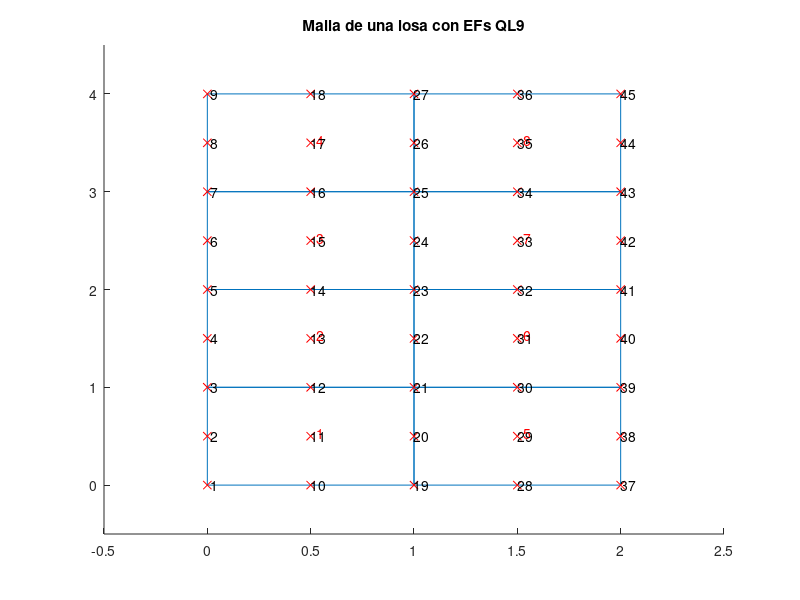

MATLAB code for this plot: (Note: this script raises an error after producing the figure.)
%% Programa que ilustra el modo de energia nula que aparece en el EF QL9
%  cuando se hace integracion selectiva

% Calculo de los desplazamientos verticales y angulos de giro, las 
% reacciones, los momentos flectores y las fuerzas cortantes en una losa de
% Mindlin utilizando los elementos finitos de placa "QL9"

%%
clear, clc, close all   % borro la memoria, la pantalla y las figuras

%% defino las variables/constantes
X = 1; Y = 2;        % un par de constantes que ayudaran en la 
ww= 1; tx= 2; ty= 3; % lectura del codigo
E  = 210e9;          % modulo de elasticidad del solido (Pa) = 210GPa
nu = 0.3;            % coeficiente de Poisson
t  = 0.05;           % espesor de la losa (m)
qdistr = -10000;     % carga (N/m^2)

% Definimos la geometria de la losa (creada con "generar_malla_losa.m")
load malla_losa_MEN
% ya tenemos en la memoria las variables
% xnod - posicion (x,y) de los nodos
% LaG  - definicion de elementos finitos con respecto a nodos

nef   = size(LaG,1);  % numero de EFs (numero de filas de LaG)
nnoef = size(LaG,2);  % numero de nodos por EF
nno   = size(xnod,1); % numero de nodos (numero de filas de xnod)
ngdl  = 3*nno;        % numero de grados de libertad (tres por nodo)

gdl  = [(1:3:ngdl)' (2:3:ngdl)' (3:3:ngdl)']; % nodos vs grados de libertad

%% Se dibuja la malla de elementos finitos
figure; 
hold on;
for e = 1:nef
   line(xnod(LaG(e,[1:8 1]),X), xnod(LaG(e,[1:8 1]),Y));
   
   % Calculo la posicion del centro de gravedad del elemento finito
   cgx = mean(xnod(LaG(e,:), X));
   cgy = mean(xnod(LaG(e,:), Y));
   text(cgx+0.03, cgy+0.03, num2str(e), 'Color', [1 0 0]);
end
plot(xnod(:,X), xnod(:,Y), 'rx');
text(xnod(:,X), xnod(:,Y), num2str((1:nno)'));
axis([-0.5, 2.5, -0.5, 4.5])
title('Malla de una losa con EFs QL9');

%% Se cargan las funciones de forma junto con sus derivadas
% Se cargan las funciones de forma del elemento lagrangiano de 9 nodos 
% junto con sus derivadas con respecto a xi y a eta
funciones_forma_lagrangiano_9_nodos    % Nforma, dN_dxi, dN_deta

%% parametros de la cuadratura de Gauss-Legendre (INTEGRACION SELECTIVA)
% se asumira aqui el mismo orden de la cuadratura tanto en la direccion de
% xi como en la direccion de eta

% se utilizara integracion COMPLETA
%{
n_gl_b = 3; % orden de la cuadratura de GL para la integracion de Kb
n_gl_s = 3; % orden de la cuadratura de GL para la integracion de Ks
%}

% se utilizara integracion SELECTIVA
n_gl_b = 3; % orden de la cuadratura de GL para la integracion de Kb
n_gl_s = 2; % orden de la cuadratura de GL para la integracion de Ks

% se utilizara integracion REDUCIDA (NO FUNCIONA)
%{
n_gl_b = 2; % orden de la cuadratura de GL para la integracion de Kb
n_gl_s = 2; % orden de la cuadratura de GL para la integracion de Ks
%}

% calcula las raices (x_gl) y los pesos (w_gl) de polinomios de Legendre
[x_gl_b, w_gl_b]  = gausslegendre_quad(n_gl_b);
[x_gl_s, w_gl_s]  = gausslegendre_quad(n_gl_s);

%% matrices constitutivas del elemento
Db = (E/(1-nu^2))* [ 1    nu   0
                     nu   1    0
                     0    0    (1-nu)/2 ];              
G = E/(2*(1+nu));  % modulo de rigidez
alpha = 5/6;       % coeficiente de distorsion transversal de la losa de RM
Ds = diag([alpha*G, alpha*G]);
               
Dbg = (t^3/12)*Db; % matriz constitutiva generalizada de flexion
Dsg = t*Ds;        % matriz constitutiva generalizada de cortante

%% se reserva la memoria RAM de diferentes variables
K   = sparse(ngdl,ngdl); % matriz de rigidez global como RALA (sparse)
f   = zeros(ngdl,1);     % vector de fuerzas nodales equivalentes global
idx = cell(nef, 1);      % grados de libertad de cada elemento finito

% en los siguientes contenedores se almacenara la matriz respectiva para 
% cada punto de integracion: 
NN = cell(nef,n_gl_b,n_gl_b); % matrices de funciones de forma calculadas con n_gl_b puntos de integracion
Bb = cell(nef,n_gl_b,n_gl_b); % matrices de deformacion generalizada de flexion
Bs = cell(nef,n_gl_s,n_gl_s); % matrices de deformacion generalizada de cortante

%% se ensambla la matriz de rigidez global K y el vector de fuerzas nodales
%% equivalentes global f
for e = 1:nef      % ciclo sobre todos los elementos finitos
   xe = xnod(LaG(e,:),X);   
   ye = xnod(LaG(e,:),Y);    
    
   %% se calcula la matrix de rigidez de flexion Kb del elemento e 
   Kbe = zeros(3*nnoef);
   det_Je_b = zeros(n_gl_b); % Jacobianos con n_gl_b puntos de integracion   
   for p = 1:n_gl_b
      for q = 1:n_gl_b
         xi_gl  = x_gl_b(p);
         eta_gl = x_gl_b(q);
         [Bb{e,p,q}, det_Je_b(p,q)] = Bb_RM(xi_gl, eta_gl, xe, ye, dN_dxi, dN_deta);

         % se arma la matriz de rigidez del elemento e
         Kbe = Kbe + Bb{e,p,q}'*Dbg*Bb{e,p,q}*det_Je_b(p,q)*w_gl_b(p)*w_gl_b(q);
      end
   end
   
   %% se calcula la matrix Ks
   Kse = zeros(3*nnoef);   
   det_Je_s = zeros(n_gl_s); % Jacobianos con n_gl_s puntos de integracion
   for p = 1:n_gl_s
      for q = 1:n_gl_s
         xi_gl  = x_gl_s(p);        
         eta_gl = x_gl_s(q);
         [Bs{e,p,q}, det_Je_s(p,q)] = Bs_RM(xi_gl, eta_gl, xe, ye, Nforma, dN_dxi, dN_deta);   

         % se arma la matriz de rigidez del elemento e
         Kse = Kse + Bs{e,p,q}'*Dsg*Bs{e,p,q}*det_Je_s(p,q)*w_gl_s(p)*w_gl_s(q);         
      end
   end 

   %% se asocian los grados de libertad del elemento locales a los globales
   idx{e} = [ gdl(LaG(e,1),:)  gdl(LaG(e,2),:)  gdl(LaG(e,3),:)  ...
              gdl(LaG(e,4),:)  gdl(LaG(e,5),:)  gdl(LaG(e,6),:) ...
              gdl(LaG(e,7),:)  gdl(LaG(e,8),:)  gdl(LaG(e,9),:) ];

   %% se procede al ensamblaje
   K(idx{e},idx{e}) = K(idx{e},idx{e}) + Kbe + Kse;
end

f(gdl(45,ww)) = -10;

%% Muestro la configuracion de la matriz K (K es rala)
figure
spy(K);
title('Los puntos representan los elementos diferentes de cero')

%% grados de libertad del desplazamiento conocidos y desconocidos
c = [ gdl( 1,ww) gdl( 1,tx) gdl( 1,ty) ...
      gdl(37,ww) gdl(37,tx) gdl(37,ty) ];

d = setdiff(1:ngdl,c)';

% f = vector de fuerzas nodales equivalentes
% q = vector de fuerzas nodales de equilibrio del elemento
% a = desplazamientos

%| qd   |   | Kcc Kcd || ac |   | fd |  Recuerde que qc = 0
%|      | = |         ||    | - |    |
%| qc=0 |   | Kdc Kdd || ad |   | fc | 

%% extraigo las submatrices y especifico las cantidades conocidas
Kcc = K(c,c); Kcd = K(c,d); fd = f(c);
Kdc = K(d,c); Kdd = K(d,d); fc = f(d);

% f = vector de fuerzas nodales equivalentes
% q = vector de fuerzas nodales de equilibrio del elemento
% a = desplazamientos
ac = zeros(length(c),1); % desplazamientos conocidos en contorno

%% resuelvo el sistema de ecuaciones
ad = Kdd\(fc-Kdc*ac);        % calculo desplazamientos desconocidos
qd = Kcc*ac + Kcd*ad - fd;   % calculo fuerzas de equilibrio desconocidas
a = nan(ngdl,1);     a(c) = ac;   a(d) = ad; % desplazamientos
q = zeros(ngdl,1);   q(c) = qd;              % fuerzas nodales equivalentes

%% Se dibuja el plano medio de la malla de elementos finitos y las deformaciones de esta
escala = 5000;            % factor de escalamiento de la deformada
%{
xdef     = escala*vect_mov; % posicion de la deformada
vect_mov = reshape(a,3,nno)'; % vector de movimientos

figure; 
hold on; 
grid on;
colorbar
for e = 1:nef
   fill3(xnod(LaG(e,[1:8 1]),X), ...
         xnod(LaG(e,[1:8 1]),Y), ...
         xdef(LaG(e,[1:8 1]),ww),...
         xdef(LaG(e,[1:8 1]),ww)); %deformada
end
daspect([1 1 1]); % similar a "axis equal", pero en 3D
axis tight
%colorbar('YTick',-0.6:0.05:0)
title(sprintf('Deformada escalada %d veces', escala), 'FontSize', 20);
colormap jet
view(3);
%}

%% Se dibuja de la malla de elementos finitos y las deformaciones de esta
figure; 
hold on; 
grid on;
colorbar
for e = 1:nef
   dibujar_EF_Q89_RM(xnod(LaG(e,:),X), xnod(LaG(e,:),Y), ...
      Nforma, a(idx{e}), t, escala, escala);
end
daspect([1 1 1]); % similar a "axis equal", pero en 3D
axis tight
title(sprintf('Deformada escalada %d veces', escala), 'FontSize', 20);
colormap jet
view(3);

%% bye, bye !!!
return